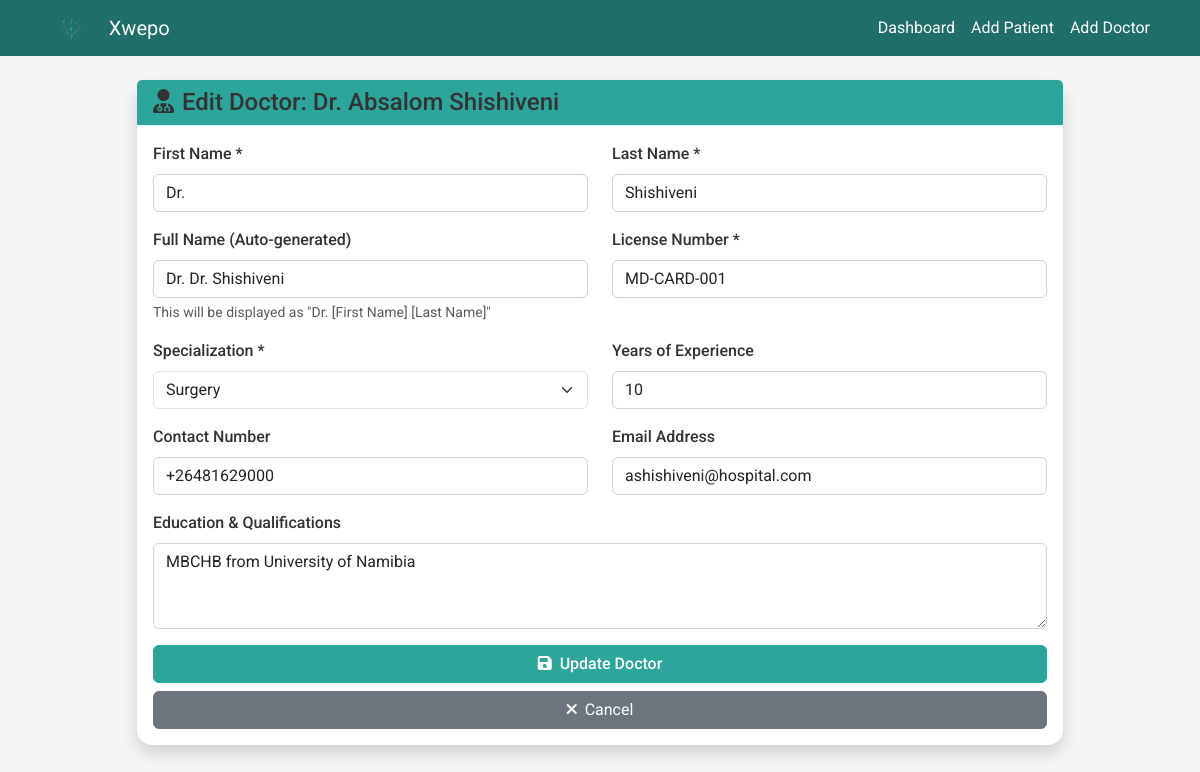
Page /edit_doctor/1 (signed in) on the committed database.
### models.py (models this page shows)
class Doctor(db.Model):
    id = db.Column(db.Integer, primary_key=True)
    name = db.Column(db.String(100), nullable=False)
    specialization = db.Column(db.String(50))
    license_number = db.Column(db.String(50), unique=True)
    contact_number = db.Column(db.String(20))
    email = db.Column(db.String(120))
    experience_years = db.Column(db.Integer)
    education = db.Column(db.Text)
    created_at = db.Column(db.DateTime, default=datetime.now)
    appointments = db.relationship('Appointment', backref='doctor', lazy=True, cascade='all, delete-orphan')
    availabilities = db.relationship('DoctorAvailability', backref='doctor', lazy=True, cascade='all, delete-orphan')
    prescriptions = db.relationship('Prescription', backref='doctor', lazy=True, cascade='all, delete-orphan')
    medical_records = db.relationship('MedicalRecord', backref='doctor', lazy=True, cascade='all, delete-orphan')

### app.py (the view, shortened to what this page needs)
@app.route('/edit_doctor/<int:doctor_id>', methods=['GET', 'POST'])
@login_required
def edit_doctor(doctor_id):
    if current_user.role != 'admin':
        flash('Access denied. Admin privileges required.', 'error')
        return redirect(url_for('index'))
    doctor = Doctor.query.get_or_404(doctor_id)
    return render_template('edit_doctor.html', doctor=doctor)

### app.py (called while the page is built)
@login_manager.user_loader
def load_user(user_id):
    return User.query.get(int(user_id))

### templates/edit_doctor.html (shortened to what this page needs)
<!DOCTYPE html>
<html lang="en">
<head>
    <link href="https://cdn.jsdelivr.net/npm/bootstrap@5.3.0/dist/css/bootstrap.min.css" rel="stylesheet" onerror="this.onerror=null;this.href='{{ url_for('static', filename='libs/bootstrap/bootstrap.min.css') }}'">
    <link href="{{ url_for('static', filename='libs/fontawesome/css/all.min.css') }}" rel="stylesheet">
    <link href="{{ url_for('static', filename='css/color-scheme.css') }}" rel="stylesheet">
    <link href="{{ url_for('static', filename='css/color-scheme.css') }}" rel="stylesheet">
</head>
<body style="background-color: var(--light-gray);">
    <nav class="navbar navbar-expand-lg navbar-dark" style="background-color: var(--primary-teal-dark);">
        <div class="container">
            <a class="navbar-brand d-flex align-items-center" href="{{ url_for('index') }}">
                <img src="{{ url_for('static', filename='images/xwepo_logo.png') }}" alt="Xwepo" class="me-2" style="height: 30px;">
                <span>Xwepo</span>
            </a>
            <div class="navbar-nav ms-auto">
                <a class="nav-link" href="{{ url_for('index') }}">Dashboard</a>
                <a class="nav-link" href="{{ url_for('add_patient') }}">Add Patient</a>
                <a class="nav-link" href="{{ url_for('add_doctor') }}">Add Doctor</a>
            </div>
        </div>
    </nav>
    <div class="container mt-4">
        <div class="row justify-content-center">
            <div class="col-lg-10">
                <div class="card shadow">
                    <div class="card-header bg-primary text-white">
                        <h4 class="mb-0">
                            <i class="fas fa-user-md me-2"></i>Edit Doctor: {{ doctor.name }}
                        </h4>
                    </div>
                    <div class="card-body">
                        <form method="POST" action="{{ url_for('edit_doctor', doctor_id=doctor.id) }}">
                            <div class="row">
                                <div class="col-md-6">
                                    <div class="mb-3">
                                        <label for="first_name" class="form-label">First Name *</label>
                                        <input type="text" class="form-control" id="first_name" name="first_name" value="{{ doctor.first_name or doctor.name.split()[0] if doctor.name else '' }}" required>
                                    </div>
                                </div>
                                <div class="col-md-6">
                                    <div class="mb-3">
                                        <label for="last_name" class="form-label">Last Name *</label>
                                        <input type="text" class="form-control" id="last_name" name="last_name" value="{{ doctor.last_name or doctor.name.split()[-1] if doctor.name else '' }}" required>
                                    </div>
                                </div>
                            </div>
                            <div class="row">
                                <div class="col-md-6">
                                    <div class="mb-3">
                                        <label for="full_name_display" class="form-label">Full Name (Auto-generated)</label>
                                        <input type="text" class="form-control" id="full_name_display" readonly>
                                        <div class="form-text">This will be displayed as "Dr. [First Name] [Last Name]"</div>
                                    </div>
                                </div>
                                <div class="col-md-6">
                                    <div class="mb-3">
                                        <label for="license_number" class="form-label">License Number *</label>
                                        <input type="text" class="form-control" id="license_number" name="license_number"
                                               value="{{ doctor.license_number or '' }}" required>
                                    </div>
                                </div>
                            </div>
                            <div class="row">
                                <div class="col-md-6">
                                    <div class="mb-3">
                                        <label for="specialization" class="form-label">Specialization *</label>
                                        <select class="form-select" id="specialization" name="specialization" required>
                                            <option value="Surgery" {% if doctor.specialization == 'Surgery' %}selected{% endif %}>Surgery</option>
                                        </select>
                                    </div>
                                </div>
                                <div class="col-md-6">
                                    <div class="mb-3">
                                        <label for="experience_years" class="form-label">Years of Experience</label>
                                        <input type="number" class="form-control" id="experience_years" name="experience_years"
                                               value="{{ doctor.experience_years or '' }}" min="0" max="50">
                                    </div>
                                </div>
                            </div>
                            <div class="row">
                                <div class="col-md-6">
                                    <div class="mb-3">
                                        <label for="contact_number" class="form-label">Contact Number</label>
                                        <input type="tel" class="form-control" id="contact_number" name="contact_number"
                                               value="{{ doctor.contact_number or '' }}" placeholder="+264 61 123 4567">
                                    </div>
                                </div>
                                <div class="col-md-6">
                                    <div class="mb-3">
                                        <label for="email" class="form-label">Email Address</label>
                                        <input type="email" class="form-control" id="email" name="email"
                                               value="{{ doctor.email or '' }}" placeholder="doctor@windhoekmed.com.na">
                                    </div>
                                </div>
                            </div>
                            <div class="mb-3">
                                <label for="education" class="form-label">Education & Qualifications</label>
                                <textarea class="form-control" id="education" name="education" rows="3"
                                          placeholder="e.g., MBChB from University of Namibia, Specialist in Cardiology from University of Cape Town...">{{ doctor.education or '' }}</textarea>
                            </div>
                            <div class="d-grid gap-2">
                                <button type="submit" class="btn btn-primary">
                                    <i class="fas fa-save me-2"></i>Update Doctor
                                </button>
                                <a href="{{ url_for('index') }}" class="btn btn-secondary">
                                    <i class="fas fa-times me-2"></i>Cancel
                                </a>
                            </div>
                        </form>
                    </div>
                </div>
            </div>
        </div>
    </div>
</body>
</html>

### static/css/color-scheme.css (style rules this page uses)
:root { --primary-teal: #2CA69A; --primary-teal-dark: #1E6F68; --primary-teal-light: #A8D5D0; --white: #FFFFFF; --light-gray: #F5F5F5; --medium-gray: #6B6B6B; --dark-gray: #333333; --accent-blue: #007BFF; --accent-green: #28A745; --accent-orange: #FD7E14; --accent-red: #DC3545; --font-family: 'Roboto', sans-serif; }
body { font-family: var(--font-family); color: var(--dark-gray); background-color: var(--white); }
h1, h2, h3, h4, h5, h6 { color: var(--dark-gray); font-weight: 500; }
.btn-primary { background-color: var(--primary-teal); border-color: var(--primary-teal); color: var(--white); font-weight: 500; }
.navbar-brand, .navbar-nav .nav-link { color: var(--dark-gray); }
.navbar-dark .navbar-brand, .navbar-dark .navbar-nav .nav-link { color: var(--white); }
.card { border: none; box-shadow: 0 2px 4px rgba(0,0,0,0.1); background-color: var(--white); }
.card-header { background-color: var(--light-gray); border-bottom: 1px solid #e9ecef; color: var(--dark-gray); }
.form-control { border: 1px solid #ced4da; border-radius: 0.375rem; }
.form-label { color: var(--dark-gray); font-weight: 500; }
a { color: var(--primary-teal); }
.bg-primary { background-color: var(--primary-teal) !important; }

### templates/edit_doctor.html (style rules this page uses)
.card { border-radius: 15px; border: none; box-shadow: 0 5px 15px rgba(44, 166, 154, 0.1); background: var(--white); }

### rows in the picture
Doctor: name "Dr. Absalom Shishiveni", first_name "Dr.", last_name "Shishiveni", license_number "MD-CARD-001", specialization "Surgery", experience_years "10", contact_number "+26481629000", email "ashishiveni@hospital.com", education "MBCHB from University of Namibia"
